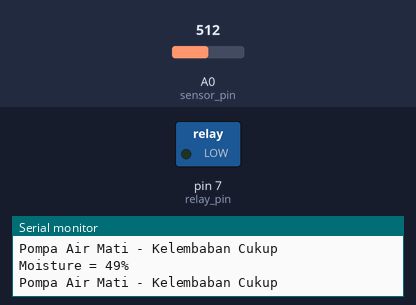
Bench run of a sketch on a simulated Arduino Uno, built with avr-gcc and run on an emulated ATmega328P. On the bench: switched loads named in the sketch (green lamp = pin HIGH), the last lines printed to the serial monitor. The test bench sets the inputs (shaded band); at power-on: A0 (sensor_pin) = 512.

Above: at 1.8 s.
1.9 s: A0 (sensor_pin) set to 709
3.4 s: A0 (sensor_pin) set to 731
At 4.6 s:
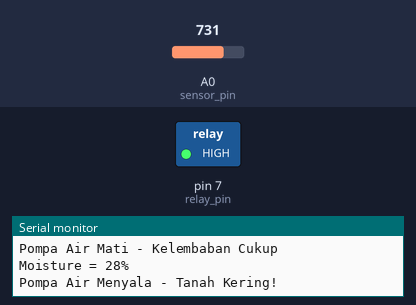
5.5 s: A0 (sensor_pin) set to 716
At 7.2 s:
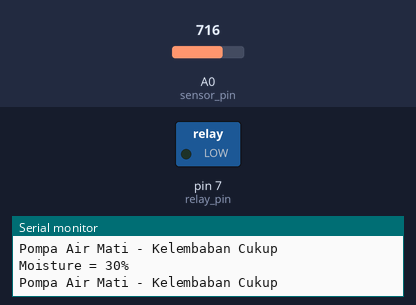
7.5 s: A0 (sensor_pin) set to 900
At 8.9 s:
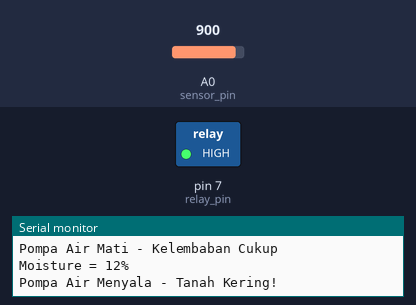
Timing chart, 0 to 10.5 s (numbered marks = the images above; inputs shaded):
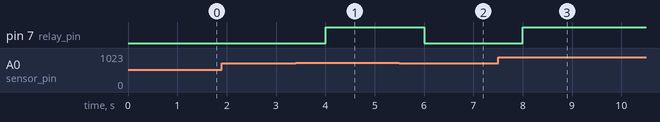

Measured:
- the behaviour switches between 716 and 717 on A0 (sensor_pin) (found by bisection; images 0 and 1)
- after the input at 3.4 s, pin 7 (relay_pin): LOW → HIGH after 0.60 s
- after the input at 5.5 s, pin 7 (relay_pin): HIGH → LOW after 0.50 s
- after the input at 7.5 s, pin 7 (relay_pin): LOW → HIGH after 0.51 s

The sketch:

Kelembaban_P5.ino
```cpp
const int sensor_pin = A0;   // Pin sensor kelembaban tanah
const int relay_pin = 7;     // Pin relay (gunakan pin digital)

int _moisture, sensor_analog;

////UBAH NIlAI PARAMETER KELEMBABAN DISINI
const int moisture_threshold = 30;  // Ambang batas kelembaban 30%

void setup(void) {
  Serial.begin(9600);        // Inisialisasi komunikasi serial
  pinMode(relay_pin, OUTPUT);// Set pin relay sebagai OUTPUT
  digitalWrite(relay_pin, LOW);  // Relay awal dalam keadaan mati (LOW aktif)
}

void loop(void) {
  // Baca nilai kelembaban
  sensor_analog = analogRead(sensor_pin);
  _moisture = ( 100 - ( (sensor_analog/1023.00) * 100 ) );

  // Tampilkan informasi di serial monitor
  Serial.print("Moisture = ");
  Serial.print(_moisture);
  Serial.println("%");

  // Kontrol relay berdasarkan kelembaban
  if (_moisture < moisture_threshold) {
    digitalWrite(relay_pin, HIGH);  // Nyalakan relay
    Serial.println("Pompa Air Menyala - Tanah Kering!");
  } else {
    digitalWrite(relay_pin, LOW); // Matikan relay
    Serial.println("Pompa Air Mati - Kelembaban Cukup");
  }

  delay(1000);  // Tunda 1 detik sebelum pembacaan berikutnya
}
```
